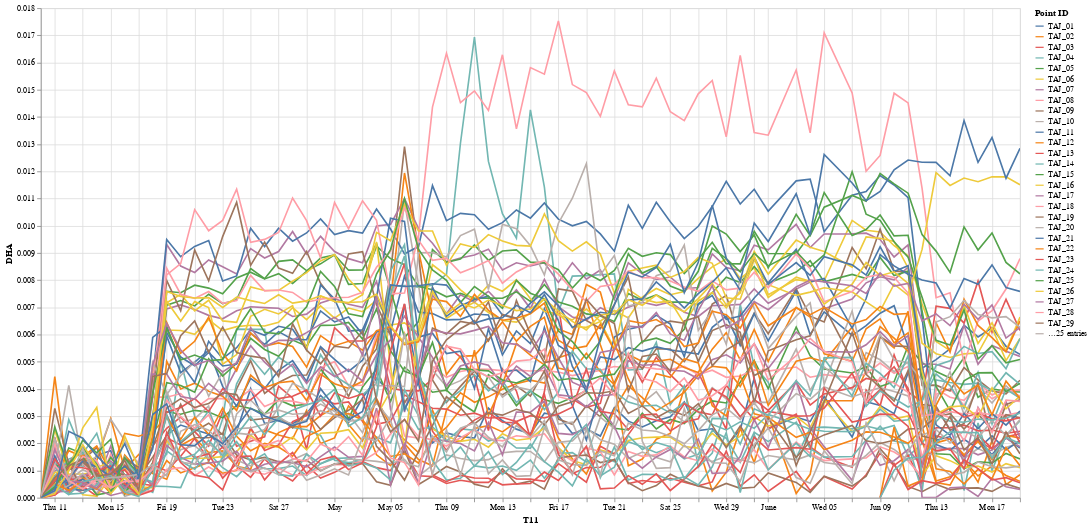

Notebook cell for this chart:
### Markdown cell above
# **3**

### Code cell
h1=set(df3['Point ID'])
h1s=sorted(list(h1))
end=len(h1s)
for k in range(0,end):
    df22=df333[df333['Point ID'] == h1s[k]]
    df22=df22.reset_index(drop=True)
    df22['EE2']=df22['EE']*0
    df22['N2']=df22['N']*0
    df22['Elv2']=df22['Elv']*0
    df22

    end=len(df22)
    for i in  range(0,end-1):
        df22['EE2'].iloc[i+1]=df22['EE'].iloc[i]-df22['EE'].iloc[i+1]
        df22['N2'].iloc[i+1]=df22['N'].iloc[i]-df22['N'].iloc[i+1]
        df22['Elv2'].iloc[i+1]=df22['Elv'].iloc[i]-df22['Elv'].iloc[i+1]
        df22
        if abs(df22['EE2'].iloc[i+1])>0.0050:
           for j in range (i, end-1):
               df22['EE'].iloc[j+1]=df22['EE'].iloc[j+1]+df22['EE2'].iloc[i+1]
        if abs(df22['N2'].iloc[i+1])>0.0050:
           for j in range (i, end-1):
               df22['N'].iloc[j+1]=df22['N'].iloc[j+1]+df22['N2'].iloc[i+1]
        if abs(df22['Elv2'].iloc[i+1])>0.0050:
           for j in range (i, end-1):
               df22['Elv'].iloc[j+1]=df22['Elv'].iloc[j+1]+df22['Elv2'].iloc[i+1]
    df22
    if k == 0:
       df2join=df22
    else:
       df2join=df2join.append(df22)
h1=set(df2join['Point ID'])
h1s=sorted(list(h1))
end=len(h1s)
df2i=df2join[df2join['Point ID'] == h1s[0]]
df2i=df2i.reset_index(drop=True)
df2i['DHA']=((df2i['EE']-df2i['EE'][0])**2+(df2i['N']-df2i['N'][0])**2)**0.5
for i in  range(1,end):
    df2=df2join[df2join['Point ID'] == h1s[i]]
    df2['DHA']=((df2['EE']-df2['EE'][0])**2+(df2['N']-df2['N'][0])**2)**0.5
    
    df2i=df2i.append(df2)
df2join=df2i
df2join

import altair as alt
df2join.dtypes 
df2join['Time'] = pd.to_datetime(df2join['Time'])
df2join['T11'] = df2join['Time'].dt.strftime('%d/%m/%y')
df2join['T11'] = pd.to_datetime(df2join['T11'])
alt.data_transformers.enable('default', max_rows=None)
alt.Chart(df2join, width=1200, height=600).mark_line().encode(
    alt.X('T11', scale=alt.Scale(zero=False)),
    alt.Y('DHA', scale=alt.Scale(zero=False)),
    color='Point ID',
    tooltip=['Point ID','DHA','T11'],
).interactive()

### Figure 1 — Vega-Lite specification as saved in the notebook (floating-point values rounded to 4 significant figures; data arrays with more than 128 entries replaced by an {"elided": "..."} marker saying what was removed)
{"config": {"view": {"width": 400, "height": 300}, "mark": {"tooltip": null}}, "data": {"name": "data-7d5bd5d35dab39ffb065304f8e29fae3"}, "mark": "line", "encoding": {"color": {"type": "nominal", "field": "Point ID"}, "tooltip": [{"type": "nominal", "field": "Point ID"}, {"type": "quantitative", "field": "DHA"}, {"type": "temporal", "field": "T11"}], "x": {"type": "temporal", "field": "T11", "scale": {"zero": false}}, "y": {"type": "quantitative", "field": "DHA", "scale": {"zero": false}}}, "height": 600, "selection": {"selector006": {"type": "interval", "bind": "scales", "encodings": ["x", "y"]}}, "width": 1200, "$schema": "https://vega.github.io/schema/vega-lite/v3.3.0.json", "datasets": {"data-7d5bd5d35dab39ffb065304f8e29fae3": {"elided": "3552 records"}}}
